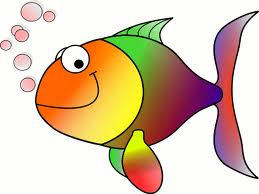
//> input picture opencv3-tutorials/data/HappyFish.jpg, 259 x 194 px
$ ./ffilldemo ../data/HappyFish.jpg   (built with g++ and OpenCV 4)
//> lines starting //> are read from the running program, lines starting //| are printed output that depends on the picture; after the words box and inside, x2 and y2 are one past the last pixel; in counts of white or black regions, pixels touching at a corner belong together
#include <opencv2/core.hpp>
#include <opencv2/highgui.hpp>
#include <opencv2/imgproc.hpp>

#include <iostream>

using namespace cv;
using namespace std;

Mat image0, image, gray, mask;
int ffillMode = 1;
int loDiff = 20, upDiff = 20;
int connectivity = 4;
bool isColor = true;
bool useMask = false;
int newMaskVal = 255;

static void help()
{
    cout << "\nThis program demonstrated the floodFill() function\n"
            "Call:\n"
            "./ffilldemo [image_name -- Default: fruits.jpg]\n" << endl;
    cout << "Hot keys: \n"
            "\tESC - quit the program\n"
            "\tc - switch color/grayscale mode\n"
            "\tm - switch mask mode\n"
            "\tr - restore the original image\n"
            "\ts - use null-range floodfill\n"
            "\tf - use gradient floodfill with fixed(absolute) range\n"
            "\tg - use gradient floodfill with floating(relative) range\n"
            "\t4 - use 4-connectivity mode\n"
            "\t8 - use 8-connectivity mode\n" << endl;
}

static void onMouse(int event, int x, int y, int, void *)
{
    if (event != EVENT_LBUTTONDOWN) {
        return;
    }

    Point seed = Point(x, y);
    int lo = ffillMode == 0 ? 0 : loDiff;
    int up = ffillMode == 0 ? 0 : upDiff;
    int flags = connectivity + (newMaskVal << 8) + (ffillMode == 1 ? FLOODFILL_FIXED_RANGE : 0);
    int b = (unsigned) theRNG() & 255;
    int g = (unsigned) theRNG() & 255;
    int r = (unsigned) theRNG() & 255;
    Rect ccomp;

    Scalar newVal = isColor ? Scalar(b, g, r) : Scalar(b * 0.299 + g * 0.587 + r * 0.114);
    Mat dst = isColor ? image : gray;
    int area;

    if (useMask) {
        threshold(mask, mask, 1, 128, THRESH_BINARY);
        area = floodFill(dst, mask, seed, newVal, &ccomp, Scalar(lo, lo, lo),
                    Scalar(up, up, up), flags);
        imshow("mask", mask);
    } else {
        area = floodFill(dst, seed, newVal, &ccomp, Scalar(lo, lo, lo),
                Scalar(up, up, up), flags);
    }

    imshow("image", dst);
    cout << area << " pixels were repainted" << endl;
}

int main(int argc, char **argv)
{
    CommandLineParser parser(argc, argv,
        "{help h||show help message}{@image|fruits.jpg|input image}");
    if (parser.has("help")) {
        parser.printMessage();
        return 0;
    }

    string filename = parser.get<string>("@image");
    image0 = imread(samples::findFile(filename), IMREAD_COLOR);
//> image0 is the input picture: 194 rows x 259 cols, CV_8UC3; mean B, G, R 170.8, 196.4, 219.3
    if (image0.empty()) {
        cout << "Image empty" << endl;
        parser.printMessage();
        return 0;
    }

    help();
    image0.copyTo(image);
    cvtColor(image0, gray, COLOR_BGR2GRAY);
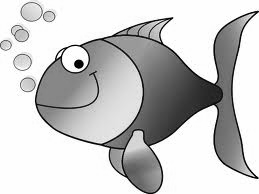
//> gray: 194 rows x 259 cols, CV_8UC1; min 0, max 255, mean 200.4
    mask.create(image0.rows + 2, image0.cols + 2, CV_8UC1);

    namedWindow("image");
    createTrackbar("lo_diff", "image", &loDiff, 255, 0);
    createTrackbar("up_diff", "image", &upDiff, 255, 0);

    setMouseCallback("image", onMouse, 0);

    for ( ; ; ) {
        imshow("image", isColor ? image : gray);

        char c = (char) waitKey(0);
//> the left mouse button is pressed and released at (64, 48)
//> in onMouse, `area = floodFill(dst, seed, newVal, &ccomp, Scalar(lo, lo, lo), Scalar..`: dst: 194 rows x 259 cols, CV_8UC3; 5 pixels changed, all inside (x1, y1, x2, y2) = (63, 48, 67, 50)
//> in onMouse, `area = floodFill(dst, seed, newVal, &ccomp, Scalar(lo, lo, lo), Scalar..`: area = 5; ccomp = Rect(63, 48, 4, 2)
//| 5 pixels were repainted
//> the left mouse button is pressed and released at (194, 48)
//> call 3 of onMouse, with event = 1, x = 194, y = 48
//> in onMouse (call 3), `area = floodFill(dst, seed, newVal, &ccomp, Scalar(lo, lo, lo), Scalar..`:
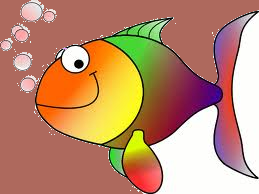
//> dst: 194 rows x 259 cols, CV_8UC3; mean B, G, R 109.7, 139.1, 188.7
//> in onMouse (call 3), `area = floodFill(dst, seed, newVal, &ccomp, Scalar(lo, lo, lo), Scalar..`: area = 19391; ccomp = Rect(0, 0, 259, 194)
//| 19391 pixels were repainted
//> the left mouse button is pressed and released at (194, 145)
//> in onMouse (call 5), `area = floodFill(dst, seed, newVal, &ccomp, Scalar(lo, lo, lo), Scalar..`:
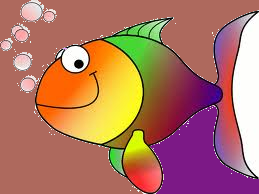
//> dst: 194 rows x 259 cols, CV_8UC3; 9.86% of pixels changed, all inside (x1, y1, x2, y2) = (150, 106, 259, 194)
//> in onMouse (call 5), `area = floodFill(dst, seed, newVal, &ccomp, Scalar(lo, lo, lo), Scalar..`: area = 4953; ccomp = Rect(150, 106, 109, 88)
//| 4953 pixels were repainted
//> the left mouse button is pressed and released at (64, 145)
//> in onMouse (call 7), `area = floodFill(dst, seed, newVal, &ccomp, Scalar(lo, lo, lo), Scalar..`:
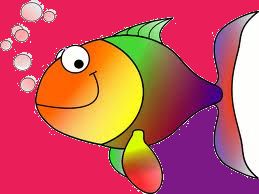
//> dst: 194 rows x 259 cols, CV_8UC3; mean B, G, R 96.6, 88, 199.1
//> in onMouse (call 7), `area = floodFill(dst, seed, newVal, &ccomp, Scalar(lo, lo, lo), Scalar..`: area = 19392; ccomp = Rect(0, 0, 259, 194)
//| 19392 pixels were repainted
//> the Esc key is pressed
        if (c == 27) {
            cout << "Exiting ..." << endl;
            break;
        }

        switch (c) {

        case 'c':
            if (isColor) {
                cout << "Grayscale mode is set" << endl;
                cvtColor(image0, gray, COLOR_BGR2GRAY);
                mask = Scalar::all(0);
                isColor = false;
            } else {
                cout << "Color mode is set" << endl;
                image0.copyTo(image);
                mask = Scalar::all(0);
                isColor = true;
            }
            break;

        case 'm':
            if (useMask) {
                destroyWindow("mask");
                useMask = false;
            } else {
                namedWindow("mask");
                mask = Scalar::all(0);
                imshow("mask", mask);
                useMask = true;
            }
            break;

        case 'r':
            cout << "Original image is restored" << endl;
            image0.copyTo(image);
            cvtColor(image, gray, COLOR_BGR2GRAY);
            mask = Scalar::all(0);
            break;

        case 's':
            cout << "Simple floodfill mode is set" << endl;
            ffillMode = 0;
            break;

        case 'f':
            cout << "Fixed Range floodfill mode is set" << endl;
            ffillMode = 1;
            break;

        case 'g':
            cout << "Gradient (floating range) floodfill mode is set" << endl;
            ffillMode = 2;
            break;

        case '4':
            cout << "4-connectivity mode is set" << endl;
            connectivity = 4;
            break;

        case '8':
            cout << "8-connectivity mode is set" << endl;
            connectivity = 8;
            break;
        }
    }

    return 0;
}

$ run again, on opencv3-tutorials/data/building.jpg
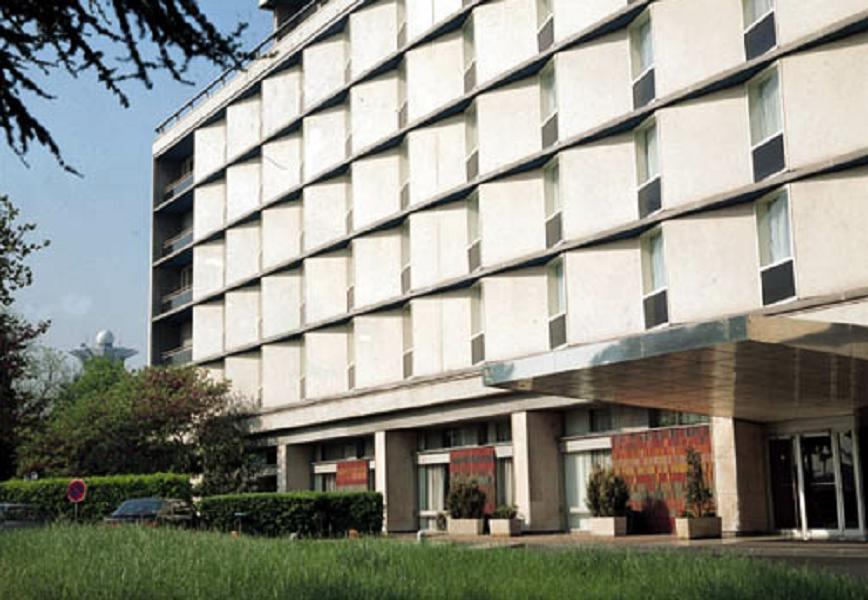
//> input picture opencv3-tutorials/data/building.jpg, 868 x 600 px
//> image0 is the input picture: 600 rows x 868 cols, CV_8UC3; mean B, G, R 133.7, 143.6, 142.9
//> `cvtColor(image0, gray, COLOR_BGR2GRAY);`:
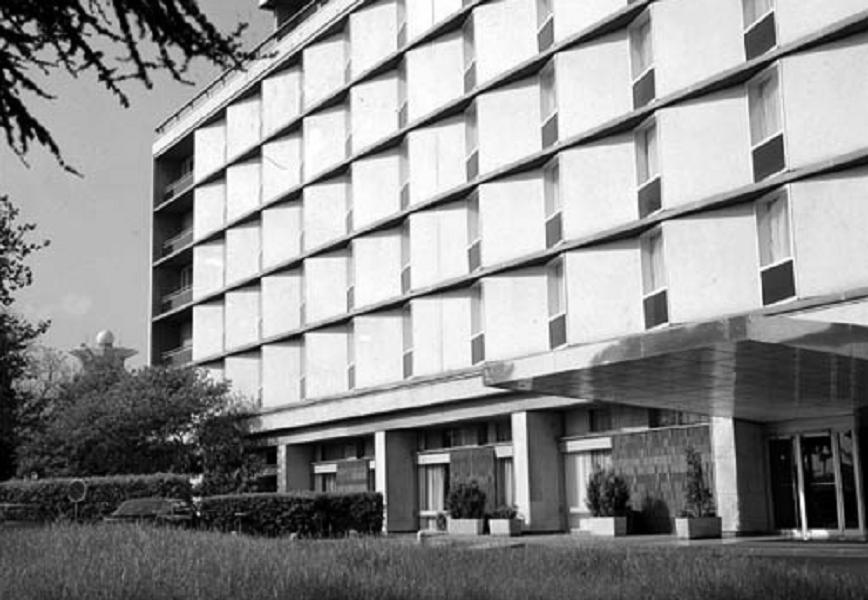
//> gray: 600 rows x 868 cols, CV_8UC1; min 0, max 255, mean 142.3
//> area = 2714; ccomp = Rect(195, 102, 65, 81)
//| 2714 pixels were repainted
//| 268 pixels were repainted
//> dst: 600 rows x 868 cols, CV_8UC3; mean B, G, R 133.7, 143.1, 142.8
//| 164 pixels were repainted
//> in onMouse (call 7), `area = floodFill(dst, seed, newVal, &ccomp, Scalar(lo, lo, lo), Scalar..`:
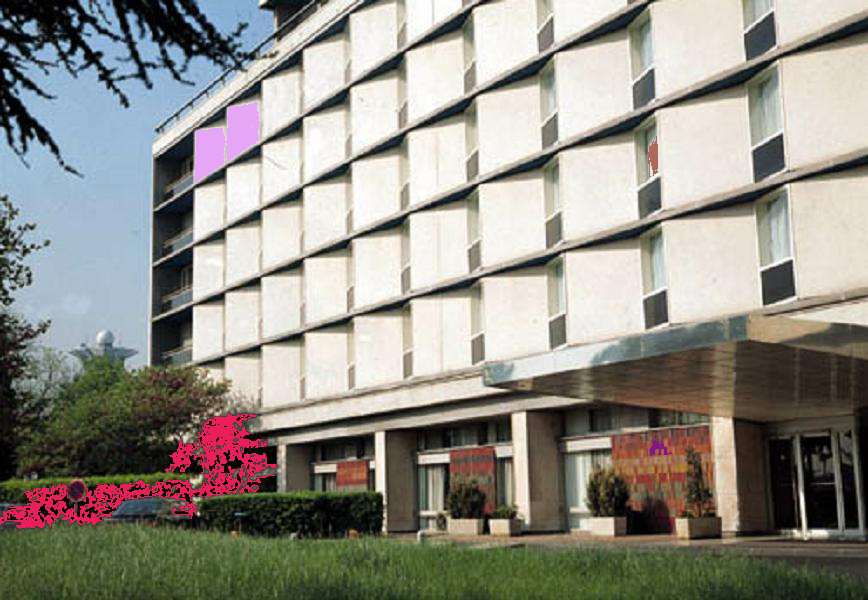
//> dst: 600 rows x 868 cols, CV_8UC3; mean B, G, R 134.5, 143, 145.4
//> area = 6776; ccomp = Rect(0, 413, 277, 117)
//| 6776 pixels were repainted
